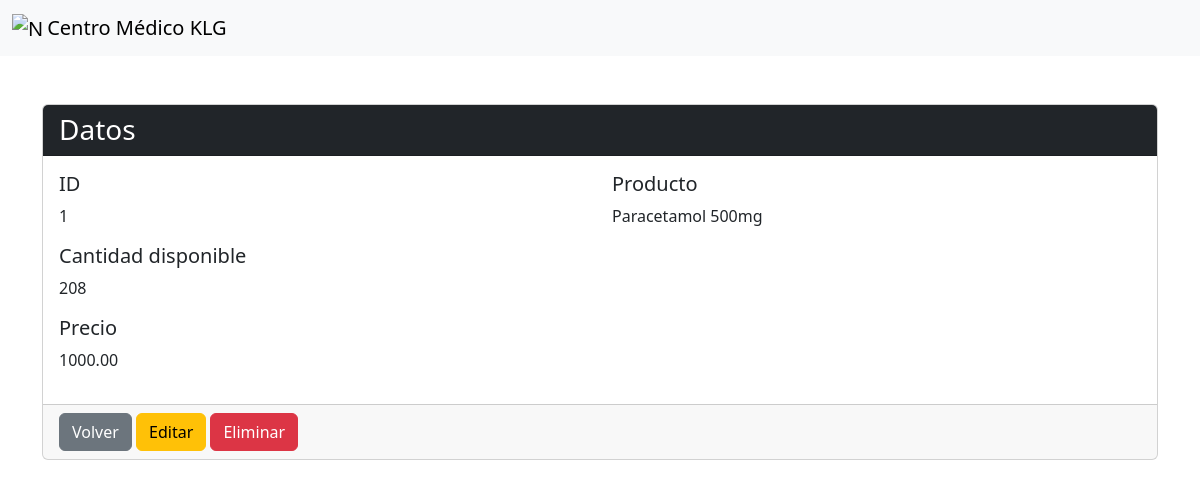
/productos/1/, run on an earlier commit of the app's database.
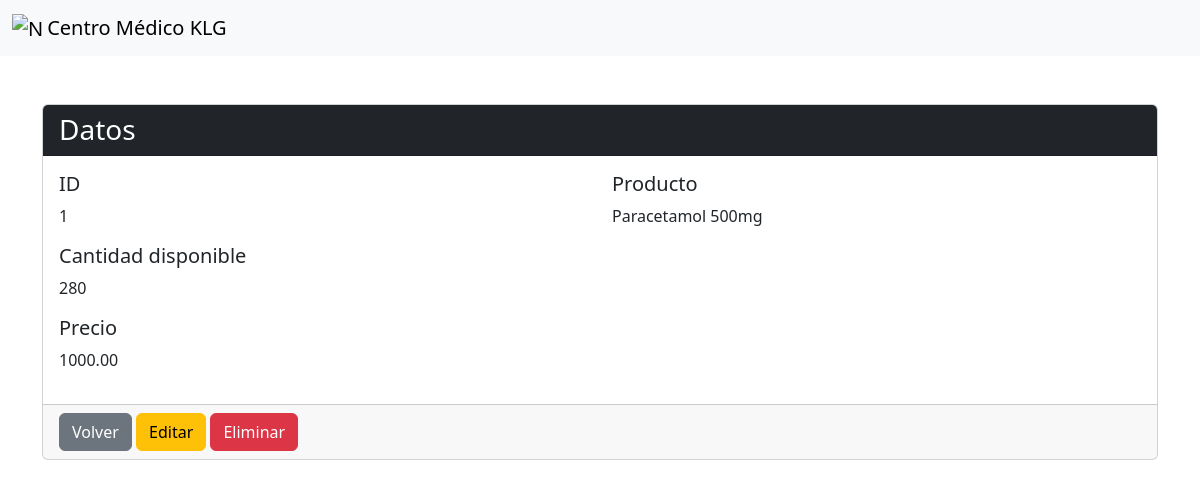
And on a later commit of the database.
### App/models.py (models this page shows, shortened)
class Productos(models.Model):
    id_producto = models.AutoField(primary_key=True)
    nombre_producto = models.CharField(max_length=255, blank=True, null=True)
    cantidad = models.IntegerField(blank=True, null=True)
    precio_producto = models.DecimalField(max_digits=10, decimal_places=2, blank=True, null=True)

### App/views.py (the view)
# urls.py: path('productos/<int:pk>/', views.productos_detail, name='productos_detail'),
def productos_detail(request, pk):
    producto = get_object_or_404(Productos, pk=pk)
    return render(request, 'App/productos_detail.html', {'producto': producto})

### App/templates/App/productos_detail.html (shortened to what this page needs)
{% extends "layout/base.html" %}
{% block content %}
<div class="container mt-5">
  <div class="card">
    <div class="card-header bg-dark text-white">
      <h3 class="mb-0">Datos</h3>
    </div>
    <div class="card-body">
      <div class="row mb-3">
        <div class="col-md-6">
          <h5 class="card-title">ID</h5>
          <p class="card-text">{{ producto.id_producto }}</p>
        </div>
        <div class="col-md-6">
            <h5 class="card-title">Producto</h5>
            <p class="card-text">{{ producto.nombre_producto }}</p>
        </div>
      </div>
      <div class="mb-3">
        <h5 class="card-title">Cantidad disponible</h5>
        <p class="card-text">{{ producto.cantidad }}</p>
      </div>
      <div class="mb-3">
        <h5 class="card-title">Precio</h5>
        <p class="card-text">{{ producto.precio_producto }}</p>
      </div>
    </div>
    <div class="card-footer">
      <a href="{% url 'productos_list' %}" class="btn btn-secondary">Volver</a>
      <a href="{% url 'productos_edit' producto.pk %}" class="btn btn-warning">Editar</a>
      <form action="{% url 'productos_delete' producto.pk %}" method="post" class="d-inline">
        <button type="submit" class="btn btn-danger">Eliminar</button>
      </form>
    </div>
  </div>
</div>
{% endblock %}

What changed in the data, as far as the page shows it:
changed Productos "Paracetamol 500mg": cantidad "208" → "280"
